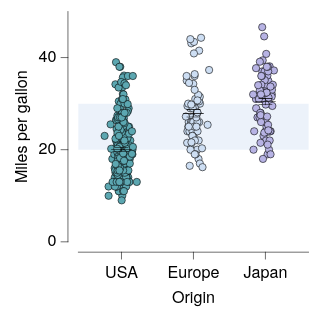

Vega-Lite specification stored for this chart:
### Vega-Lite specification from a JSON file in a GitHub repository (floating-point values rounded to 4 significant figures; data arrays with more than 128 entries replaced by an {"elided": "..."} marker saying what was removed)
{"background": null, "config": {"arc": {"fill": "#DBDBDB", "fillOpacity": 1.0, "innerRadius": 25.0, "padAngle": 0.03, "stroke": "black", "strokeOpacity": 1, "strokeWidth": 0.25}, "area": {"fill": "#DBDBDB", "fillOpacity": 1.0, "stroke": "black", "strokeOpacity": 1, "strokeWidth": 0.25}, "axis": {"domain": true, "domainCap": "round", "domainColor": "black", "domainWidth": 0.25, "grid": false, "gridCap": "round", "gridColor": "#F1F1F1", "gridDash": [0, 0], "gridOpacity": 1.0, "gridWidth": 0.25, "labelColor": "black", "labelFont": "Helvetica Neue, HelveticaNeue, Helvetica, Arial, sans-serif", "labelFontSize": 7, "labelFontStyle": "normal", "labelFontWeight": 400, "offset": 4.5, "ticks": true, "tickCap": "round", "tickColor": "black", "tickRound": false, "tickSize": 3, "tickWidth": 0.25, "titleColor": "black", "titleFont": "Helvetica Neue, HelveticaNeue, Helvetica, Arial, sans-serif", "titleFontSize": 7, "titleFontStyle": "normal", "titleFontWeight": 400}, "axisX": {"domain": true, "labelAlign": "center", "labelAngle": 0, "labels": true, "ticks": true, "translate": 0}, "axisY": {"domain": true, "labelAlign": "right", "labelAngle": 0, "labels": true, "ticks": true, "translate": 0}, "axisRight": {"domain": true, "labelAlign": "left", "labelAngle": 0, "labels": true, "ticks": true, "translate": 0}, "axisTop": {"domain": true, "labelAlign": "center", "labelAngle": 0, "labels": true, "ticks": true, "translate": 0}, "axisBand": {"tickOffset": 0}, "bar": {"fill": "#DBDBDB", "fillOpacity": 1.0, "stroke": "black", "strokeOpacity": 1, "strokeWidth": 0.25}, "boxplot": {"size": 9.0, "ticks": {"cornerRadius": 0.25, "fill": "black", "opacity": 1, "size": 4.5, "thickness": 0.25}, "box": {"fillOpacity": 1.0, "stroke": "black", "strokeOpacity": 1, "strokeWidth": 0.25}, "median": {"cornerRadius": 0, "fill": "black", "fillOpacity": 1.0, "opacity": 1, "size": 9.0, "thickness": 0.25}, "rule": {"fill": "black", "fillOpacity": 1.0, "size": 10.0, "stroke": "black", "strokeDash": [0, 0], "strokeOpacity": 1, "strokeWidth": 0.25}, "outliers": {"color": "black", "fill": "black", "fillOpacity": 1.0, "size": 0, "stroke": "black", "strokeOpacity": 1, "strokeWidth": 0.25}}, "circle": {"fill": "black", "fillOpacity": 1.0, "size": 1.25, "stroke": null, "strokeOpacity": 1, "strokeWidth": 0.25}, "errorband": {"band": {"fillOpacity": 0.6, "stroke": null, "strokeWidth": 0.25, "strokeOpacity": 1}, "borders": {"opacity": 0, "strokeOpacity": 0.25, "strokeWidth": 1}}, "errorbar": {"opacity": 1, "rule": {"strokeDash": [0, 0], "strokeWidth": 0.25}, "ticks": {"color": "black", "cornerRadius": 0.125, "opacity": 1, "size": 6.0, "thickness": 0.25}, "thickness": 0.25}, "font": "Helvetica Neue, HelveticaNeue, Helvetica, Arial, sans-serif", "geoshape": {"fill": "#DBDBDB", "fillOpacity": 1.0, "stroke": "black", "strokeOpacity": 1, "strokeWidth": 0.25}, "header": {"labelColor": "black", "labelFont": "Helvetica Neue, HelveticaNeue, Helvetica, Arial, sans-serif", "labelFontSize": 7, "labelFontStyle": "normal", "labelFontWeight": 400, "titleColor": "black", "titleFont": "Helvetica Neue, HelveticaNeue, Helvetica, Arial, sans-serif", "titleFontSize": 7, "titleFontStyle": "normal", "titleFontWeight": 400, "titlePadding": 0}, "legend": {"disable": false, "offset": 4.5, "titlePadding": 4, "labelOffset": 2, "gradientLabelOffset": 2, "gradientLength": 50.0, "gradientThickness": 5.0, "gradientOpacity": 1.0, "gradientStrokeColor": "black", "gradientStrokeWidth": 0.25, "labelColor": "black", "labelFont": "Helvetica Neue, HelveticaNeue, Helvetica, Arial, sans-serif", "labelFontSize": 7, "labelFontStyle": "normal", "labelFontWeight": 400, "strokeColor": "black", "strokeWidth": 0, "symbolSize": 42, "symbolStrokeColor": "black", "symbolStrokeWidth": 0.25, "titleColor": "black", "titleFont": "Helvetica Neue, HelveticaNeue, Helvetica, Arial, sans-serif", "titleFontSize": 7, "titleFontStyle": "normal", "titleFontWeight": 400}, "line": {"color": "black", "stroke": "black", "strokeCap": "round", "strokeDash": [0, 0], "strokeOpacity": 1, "strokeWidth": 0.375}, "point": {"filled": true, "fill": "#DBDBDB", "fillOpacity": 1.0, "size": 5.0, "stroke": "black", "strokeOpacity": 1, "strokeWidth": 0.25}, "range": {"category": ["#5CA7B1", "#CDDEF3", "#B7B3E4", "#B3DAB5", "#F5E1B3", "#3D727B", "#8AA8D2", "#867DAC", "#80A988", "#CBB17A", "#204148", "#59719A", "#584C77", "#507B5F", "#9D824D"], "diverging": {"scheme": ["#C35082", "#CE6D94", "#D989A7", "#E2A4BA", "#EABFCE", "#F1DBE2", "#F6F6F6", "#D7E0EB", "#B9CBE0", "#9BB6D5", "#7DA1C9", "#5F8CBD", "#4177B1"]}, "heatmap": {"scheme": ["#32022B", "#43044D", "#4C196E", "#4D338C", "#484DA6", "#3A68BB", "#1D83CA", "#1D9CCB", "#23B5C9", "#28CDC5", "#4DE0B4", "#91EE9F"]}, "ordinal": {"scheme": ["#F1F1F1", "#DBDBDB", "#C6C6C6", "#B2B2B2", "#9D9D9D", "#898989", "#767676", "#636363", "#515151", "#404040", "#2F2F2F", "#1F1F1F"]}, "ramp": {"scheme": ["#32022B", "#43044D", "#4C196E", "#4D338C", "#484DA6", "#3A68BB", "#1D83CA", "#1D9CCB", "#23B5C9", "#28CDC5", "#4DE0B4", "#91EE9F"]}}, "rule": {"color": "black", "stroke": "black", "strokeCap": "round", "strokeDash": [2, 2], "strokeOpacity": 1, "strokeWidth": 0.25}, "scale": {"bandPaddingInner": 0.1, "bandPaddingOuter": 0.1, "round": false}, "rect": {"fill": "#DBDBDB", "fillOpacity": 1.0, "stroke": "black", "strokeOpacity": 1, "strokeWidth": 0.25}, "square": {"fill": "#DBDBDB", "fillOpacity": 1.0, "size": 10.0, "stroke": "black", "strokeOpacity": 1, "strokeWidth": 0.25}, "text": {"color": "black", "font": "Helvetica Neue, HelveticaNeue, Helvetica, Arial, sans-serif", "fontSize": 7, "fontStyle": "normal", "fontWeight": 400}, "tick": {"color": "black", "cornerRadius": 0.125, "opacity": 1.0, "size": 9.0, "thickness": 0.25}, "title": {"anchor": "middle", "frame": "group", "color": "black", "font": "Helvetica Neue, HelveticaNeue, Helvetica, Arial, sans-serif", "fontSize": 7, "fontStyle": "normal", "fontWeight": 400, "subtitleColor": "black", "subtitleFont": "Helvetica Neue, HelveticaNeue, Helvetica, Arial, sans-serif", "subtitleFontSize": "Helvetica Neue, HelveticaNeue, Helvetica, Arial, sans-serif", "subtitleFontStyle": "normal", "subtitleFontWeight": 400}, "trail": {"color": "black", "opacity": 1, "size": 0.375}, "view": {"continuousWidth": 100, "continuousHeight": 100, "discreteWidth": 100, "discreteHeight": 100, "fill": null, "stroke": null, "strokeWidth": 0.25}}, "layer": [{"mark": {"type": "rect", "color": "#DFE9F7", "cornerRadius": 0, "opacity": 0.6, "stroke": null, "strokeOpacity": 0, "strokeWidth": 0}, "encoding": {"y": {"datum": 20.0}, "y2": {"datum": 30.0}}}, {"layer": [{"data": {"name": "data-5a85ede2053d4aec77293cfb476ae07b"}, "mark": {"type": "circle", "opacity": 1.0, "size": 10.0, "stroke": "black", "strokeOpacity": 1, "strokeWidth": 0.25}, "encoding": {"color": {"field": "Origin", "legend": null, "scale": {"domain": ["USA", "Europe", "Japan"]}, "sort": ["USA", "Europe", "Japan"], "title": null, "type": "nominal"}, "x": {"axis": {}, "field": "Origin", "scale": {"domain": ["USA", "Europe", "Japan"]}, "sort": ["USA", "Europe", "Japan"], "title": "Origin", "type": "nominal"}, "xOffset": {"field": "jitter_x", "scale": {"domain": [-7.33, 7.33], "range": [5.17, 19.83]}, "type": "quantitative"}, "y": {"field": "Miles_per_Gallon", "title": "Miles per gallon", "type": "quantitative"}}}, {"data": {"name": "data-64e7897fd8423deef5c97d660b6d3367"}, "mark": {"type": "errorbar"}, "encoding": {"x": {"axis": {}, "field": "Origin", "scale": {"domain": ["USA", "Europe", "Japan"]}, "sort": ["USA", "Europe", "Japan"], "title": "Origin", "type": "nominal"}, "y": {"field": "__mean", "title": "Miles per gallon", "type": "quantitative"}, "yError": {"field": "__error"}}}, {"data": {"name": "data-64e7897fd8423deef5c97d660b6d3367"}, "mark": {"type": "tick"}, "encoding": {"x": {"axis": {}, "field": "Origin", "scale": {"domain": ["USA", "Europe", "Japan"]}, "sort": ["USA", "Europe", "Japan"], "title": "Origin", "type": "nominal"}, "y": {"field": "__mean", "title": "Miles per gallon", "type": "quantitative"}}}]}], "data": {"name": "data-f649f9d1c293ec8042ca0358e3477a5a"}, "$schema": "https://vega.github.io/schema/vega-lite/v6.4.1.json", "datasets": {"data-f649f9d1c293ec8042ca0358e3477a5a": [{"__dummy": 0, "__dysonsphere__": 1}], "data-5a85ede2053d4aec77293cfb476ae07b": {"elided": "398 records"}, "data-64e7897fd8423deef5c97d660b6d3367": [{"Origin": "USA", "__mean": 20.08, "__error": 0.4058, "__dysonsphere__": 1}, {"Origin": "Japan", "__mean": 30.45, "__error": 0.6852, "__dysonsphere__": 1}, {"Origin": "Europe", "__mean": 27.89, "__error": 0.8037, "__dysonsphere__": 1}]}}
